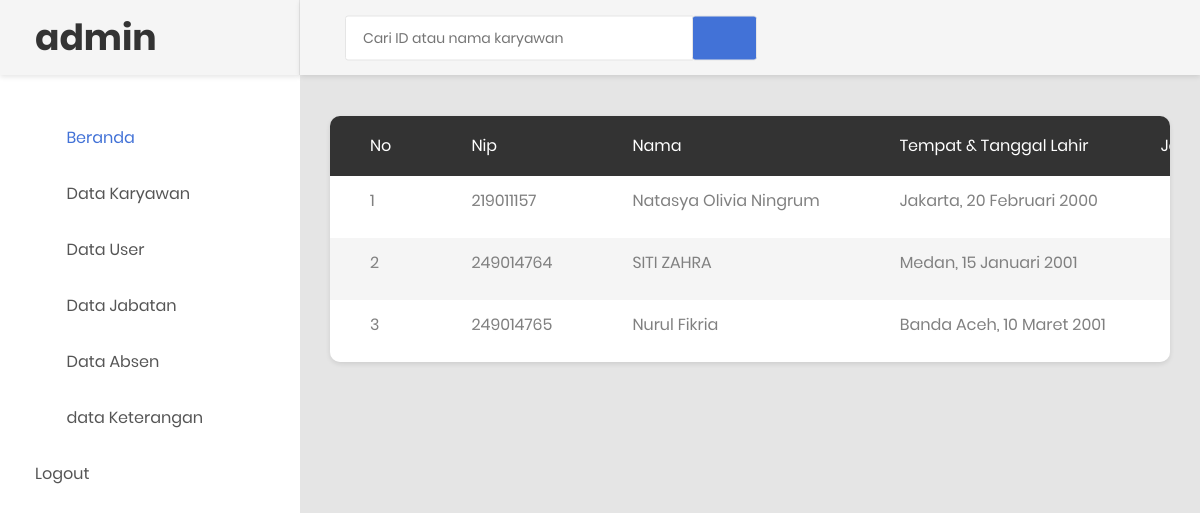
The page /prospenkar.php (signed in) on the database its author committed.
### tables this page shows
CREATE TABLE `tb_karyawan` (
  `id_karyawan` varchar(20) NOT NULL,
  `username` varchar(50) NOT NULL,
  `password` varchar(255) NOT NULL,
  `nama` varchar(100) NOT NULL,
  `tmp_tgl_lahir` varchar(100) DEFAULT NULL,
  `jenkel` enum('Laki-laki','Perempuan') DEFAULT NULL,
  `agama` varchar(20) DEFAULT NULL,
  `alamat` text DEFAULT NULL,
  `no_tel` varchar(20) DEFAULT NULL,
  `jabatan` varchar(100) DEFAULT NULL,
  `foto` varchar(255) DEFAULT NULL,
  `status` enum('aktif','nonaktif') DEFAULT 'aktif',
  `created_at` timestamp NULL DEFAULT CURRENT_TIMESTAMP,
  `updated_at` timestamp NULL DEFAULT CURRENT_TIMESTAMP ON UPDATE CURRENT_TIMESTAMP,
  PRIMARY KEY (`id_karyawan`),
  UNIQUE KEY `username` (`username`),
  KEY `idx_nama` (`nama`),
  KEY `idx_jabatan` (`jabatan`),
  KEY `idx_status` (`status`)
);

### prospenkar.php (the view, shortened to what this page needs)
<?php
require_once("koneksi.php");
 ?>
<!DOCTYPE html>
<html lang="en">
<head>
     <link rel="stylesheet" href="https://maxcdn.bootstrapcdn.com/bootstrap/4.5.2/css/bootstrap.min.css">
    <link rel="stylesheet" type="text/css" href="css/bootstrap.css" media="all">
    <link href="css/font-face.css" rel="stylesheet" media="all">
    <link href="vendor/font-awesome-4.7/css/font-awesome.min.css" rel="stylesheet" media="all">
    <link href="vendor/font-awesome-5/css/fontawesome-all.min.css" rel="stylesheet" media="all">
    <link href="vendor/mdi-font/css/material-design-iconic-font.min.css" rel="stylesheet" media="all">
    <link href="vendor/bootstrap-4.1/bootstrap.min.css" rel="stylesheet" media="all">
    <link href="vendor/animsition/animsition.min.css" rel="stylesheet" media="all">
    <link href="vendor/bootstrap-progressbar/bootstrap-progressbar-3.3.4.min.css" rel="stylesheet" media="all">
    <link href="vendor/wow/animate.css" rel="stylesheet" media="all">
    <link href="vendor/css-hamburgers/hamburgers.min.css" rel="stylesheet" media="all">
    <link href="vendor/slick/slick.css" rel="stylesheet" media="all">
    <link href="vendor/select2/select2.min.css" rel="stylesheet" media="all">
    <link href="vendor/perfect-scrollbar/perfect-scrollbar.css" rel="stylesheet" media="all">
    <link href="css/theme.css" rel="stylesheet" media="all">
</head>
<body class="animsition">
    <div class="page-wrapper">
        <aside class="menu-sidebar d-none d-lg-block">
            <div class="logo">
                <a href="#">
                    <h1>admin</h1>
                </a>
            </div>
            <div class="menu-sidebar__content js-scrollbar1">
                <nav class="navbar-sidebar">
                    <ul class="list-unstyled navbar__list">
                        <li class="active has-sub">
                            <a class="js-arrow" href="admin2.php">
                                <i class="fas fa-tachometer-alt"></i>Beranda</a>
                        </li>
                        <li>
                            <a href="datakaryawan.php">
                                <i class="fas fa-chart-bar"></i>Data Karyawan</a>
                        </li>
                        <li>
                            <a href="datauser.php">
                                <i class="fas fa-table"></i>Data User</a>
                        </li>
                        <li>
                            <a href="datajabatan.php">
                                <i class="far fa-check-square"></i>Data Jabatan</a>
                        </li>
                        <li>
                            <a href="data_absen.php">
                                <i class="fas fa-calendar-alt"></i>Data Absen</a>
                        </li>
                        <li>
                            <a href="data_keterangan.php">
                                <i class="fas fa-table"></i>data Keterangan
                            </a>
                        </li>
                        <li>
                            <a href="logout.php">Logout</a>
                        </li>
                    </ul>
                </nav>
            </div>
        </aside>
        <div class="page-container">
            <header class="header-desktop">
                <div class="section__content section__content--p30">
                    <div class="container-fluid">
                        <div class="header-wrap">
                            <form class="form-header" action="prospenkar.php" method="POST">
                                <input autocomplete="off" class="au-input au-input--xl" type="text" name="cari" placeholder="Cari ID atau nama karyawan" />
                                <button class="au-btn--submit" type="submit">
                                    <i class="zmdi zmdi-search"></i>
                                </button>
                            </form>
                            <div class="header-button">
                                <div class="noti-wrap">
                    </div>
                </div>
            </header>
            <div class="main-content">
                <div class="section__content section__content--p30">
                    <div class="container-fluid">
                        <div class="row">
                                <div class="table-responsive table--no-card m-b-30">
                                    <table class="table table-borderless table-striped table-earning">
                                        <thead>
                                            <tr>
                                                <th>No</th>
                                                <th>Nip</th>
                                                <th>Nama</th>
                                                <th>Tempat & tanggal lahir</th>
                                                <th class="text-right">Jenis Kelamin</th>
                                            </tr>
                                        </thead>
                                        <tbody>
                                            <?php
                                            $cari = $_POST['cari'];
                                            $sql = "SELECT * FROM tb_karyawan WHERE id_karyawan LIKE '%$cari%' OR nama LIKE '%$cari%'";
                                            $query = mysqli_query($koneksi, $sql);
                                            $no = 1;
                                            while ($row = mysqli_fetch_array($query)) {
                                             ?>
                                            <tr>
                                                <td><?php echo $no ?></td>
                                                <td><?php echo $row['id_karyawan']; ?></td>
                                                <td><?php echo $row['nama']; ?></td>
                                                <td><?php echo $row['tmp_tgl_lahir']; ?></td>
                                                <td><?php echo $row['jenkel']; ?></td>
                                            </tr>
                                           <?php
                                           $no++;
                                       }
                                            ?>
                                        </tbody>
                                    </table>
                                </div>
                            </div>
                        <div class="row">
                            <div class="col-lg-6">
                            </div>
                            <div class="col-lg-6">
                            </div>
                        </div>
                        <div class="row">
                            <div class="col-md-12">
                            </div>
                        </div>
                        <div class="row m-t-30">
                            <div class="col-md-12">
                            </div>
                        </div>
                </div>
            </div>
        </div>
    </div>
</body>
</html>

### rows shown on the page
tb_karyawan: id_karyawan "219011157", nama "Natasya Olivia Ningrum", tmp_tgl_lahir "Jakarta, 20 Februari 2000"
tb_karyawan: id_karyawan "249014764", nama "SITI ZAHRA", tmp_tgl_lahir "Medan, 15 Januari 2001"
tb_karyawan: id_karyawan "249014765", nama "Nurul Fikria", tmp_tgl_lahir "Banda Aceh, 10 Maret 2001"
